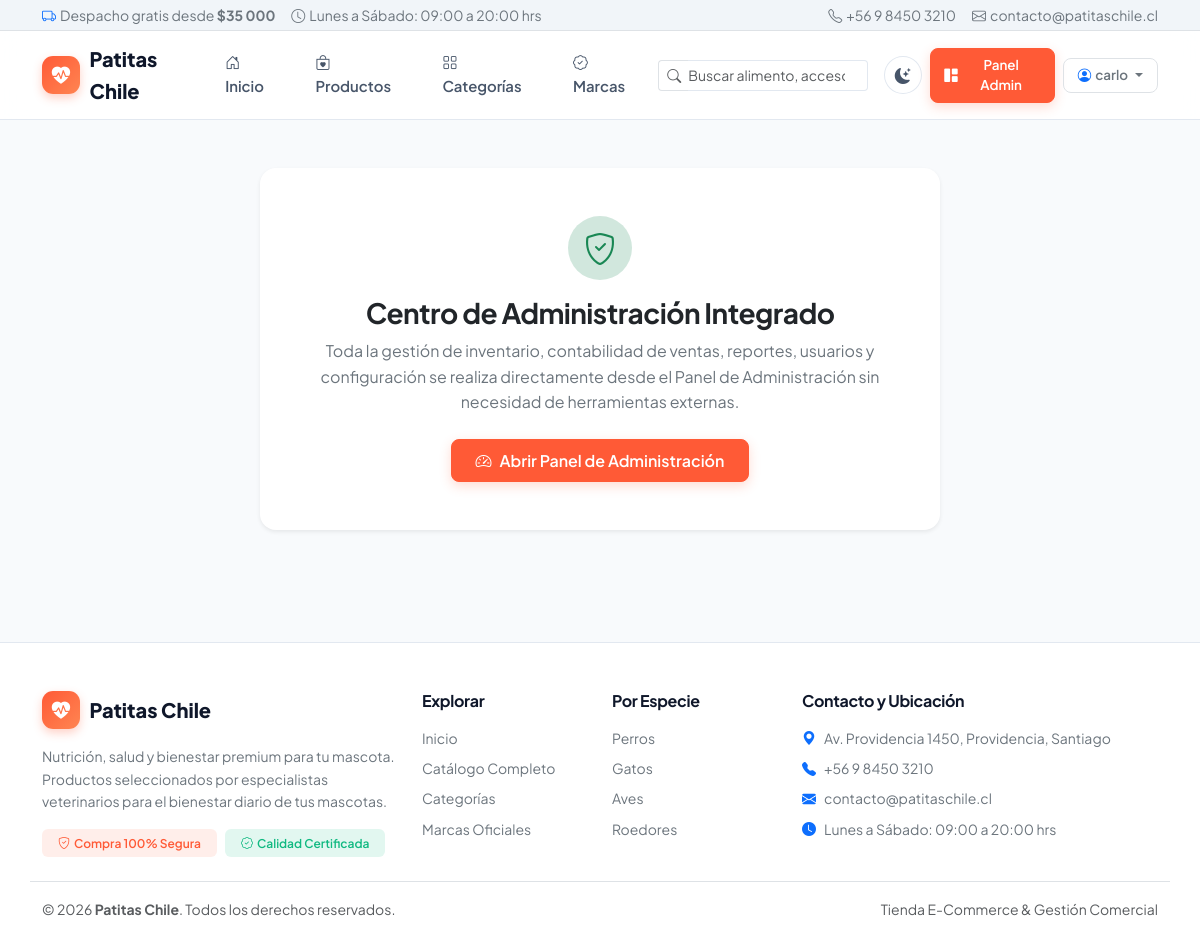
The page /api-docs/admin/ (signed in) on the database its author committed.
### webapp/models.py (models this page shows, shortened)
class ConfiguracionTienda(models.Model):
    nombre_tienda = models.CharField(max_length=100, default='Patitas Chile')
    slogan = models.CharField(max_length=200, default='Nutrición, salud y bienestar premium para tu mascota')
    email_contacto = models.EmailField(default='contacto@patitaschile.cl')
    telefono_contacto = models.CharField(max_length=30, default='+56 9 8450 3210')
    direccion = models.CharField(max_length=200, default='Av. Providencia 1450, Providencia, Santiago')
    horario_atencion = models.CharField(max_length=120, default='Lunes a Sábado: 09:00 a 20:00 hrs')
    iva_porcentaje = models.PositiveIntegerField(default=19)
    stock_minimo_alerta = models.PositiveIntegerField(default=10)
    envio_gratis_desde = models.PositiveIntegerField(default=35000)
    actualizado = models.DateTimeField(auto_now=True)
    class Meta:
        verbose_name = 'Configuración de Tienda'
        verbose_name_plural = 'Configuraciones de Tienda'
    @classmethod
    def obtener(cls):
        obj, _ = cls.objects.get_or_create(pk=1)
        return obj

### webapp/views.py (the view)
# urls.py: path('api-docs/admin/', views.api_docs_admin, name='api_docs_admin'),
@login_required(login_url='login')
def api_docs_admin(request):
    if not request.user.is_superuser:
        messages.error(request, 'Acceso denegado: se requieren permisos de superusuario.')
        return redirect('api_docs')
    return render(request, 'api_docs_admin.html')

### templates/api_docs_admin.html (shortened to what this page needs)
{% extends 'base.html' %}
{% block content %}
<div class="py-4 fade-in-up">
  <div class="card border-0 shadow-sm rounded-4 p-4 p-md-5 text-center mx-auto" style="max-width: 680px;">
    <div class="icon-box-lg bg-success-subtle text-success mx-auto mb-3 rounded-circle d-inline-flex align-items-center justify-content-center" style="width: 64px; height: 64px;">
      <i class="bi bi-shield-check fs-2"></i>
    </div>
    <h1 class="h3 fw-bold mb-2">Centro de Administración Integrado</h1>
    <p class="text-secondary mb-4">
      Toda la gestión de inventario, contabilidad de ventas, reportes, usuarios y configuración se realiza directamente desde el Panel de Administración sin necesidad de herramientas externas.
    </p>
    <div class="d-flex justify-content-center gap-3">
      <a href="{% url 'admin_api' %}" class="btn btn-primary px-4">
        <i class="bi bi-speedometer2 me-2"></i>Abrir Panel de Administración
      </a>
    </div>
  </div>
</div>
{% endblock %}

### templates/base.html (shortened to what this page needs)
{% load static %}
<!DOCTYPE html>
<html lang="es" data-bs-theme="light">
<head>
  <link href="https://cdn.jsdelivr.net/npm/bootstrap@5.3.3/dist/css/bootstrap.min.css" rel="stylesheet">
  <link rel="stylesheet" href="https://cdn.jsdelivr.net/npm/bootstrap-icons@1.11.3/font/bootstrap-icons.min.css">
  <link rel="stylesheet" href="{% static 'css/estilos.css' %}">
</head>
<body class="d-flex flex-column min-vh-100">
  <div class="border-bottom py-1 small" style="background-color: var(--bg-surface-alt);">
    <div class="container d-flex flex-wrap justify-content-between align-items-center gap-2">
      <div class="text-secondary d-flex align-items-center gap-3">
        <span><i class="bi bi-truck text-primary me-1"></i>Despacho gratis desde <strong>${{ config_tienda.envio_gratis_desde|floatformat:"0g" }}</strong></span>
        <span class="d-none d-md-inline"><i class="bi bi-clock me-1"></i>{{ config_tienda.horario_atencion }}</span>
      </div>
      <div class="text-secondary d-flex align-items-center gap-3">
        <span class="d-none d-sm-inline"><i class="bi bi-telephone me-1"></i>{{ config_tienda.telefono_contacto }}</span>
        <span><i class="bi bi-envelope me-1"></i>{{ config_tienda.email_contacto }}</span>
      </div>
    </div>
  </div>
  <nav class="navbar navbar-expand-lg navbar-patitas" aria-label="Navegación principal">
    <div class="container">
      <a class="brand-logo" href="{% url 'portal_home' %}">
        <span class="brand-icon"><i class="bi bi-heart-pulse-fill"></i></span>
        <span>{{ config_tienda.nombre_tienda }}</span>
      </a>
      <div class="d-flex align-items-center gap-2 order-lg-3">
        <button type="button" class="theme-toggle-btn" id="themeToggleBtn" aria-label="Cambiar modo de color" title="Cambiar modo claro/oscuro">
          <i class="bi bi-moon-stars-fill" id="themeToggleIcon"></i>
        </button>
        {% if user.is_authenticated %}
          {% if user.is_superuser %}
          <a class="btn btn-sm btn-primary d-inline-flex align-items-center gap-1" href="{% url 'admin_api' %}">
            <i class="bi bi-grid-1x2-fill"></i>
            <span>Panel Admin</span>
          </a>
          {% endif %}
          <div class="dropdown">
            <button class="btn btn-sm btn-outline-secondary dropdown-toggle d-inline-flex align-items-center gap-1 border" type="button" data-bs-toggle="dropdown" aria-expanded="false">
              <i class="bi bi-person-circle text-primary"></i>
              <span class="d-none d-sm-inline">{{ user.username }}</span>
            </button>
          </div>
        {% else %}
          <a class="btn btn-sm btn-primary px-3" href="{% url 'login' %}">
            <i class="bi bi-person-fill me-1"></i>Ingresar
          </a>
        {% endif %}
      </div>
      <div class="collapse navbar-collapse order-lg-2" id="navMenu">
        <ul class="navbar-nav mx-auto mb-2 mb-lg-0 gap-1">
          <li class="nav-item">
            <a class="nav-link {% if nav_home %}active{% endif %}" href="{% url 'portal_home' %}">
              <i class="bi bi-house-door me-1"></i>Inicio
            </a>
          </li>
          <li class="nav-item">
            <a class="nav-link {% if nav_productos %}active{% endif %}" href="{% url 'lista_productos' %}">
              <i class="bi bi-bag-heart me-1"></i>Productos
            </a>
          </li>
          <li class="nav-item">
            <a class="nav-link {% if nav_categorias %}active{% endif %}" href="{% url 'lista_categorias' %}">
              <i class="bi bi-grid me-1"></i>Categorías
            </a>
          </li>
          <li class="nav-item">
            <a class="nav-link {% if nav_marcas %}active{% endif %}" href="{% url 'lista_marcas' %}">
              <i class="bi bi-patch-check me-1"></i>Marcas
            </a>
          </li>
        </ul>
        <form action="{% url 'lista_productos' %}" method="get" class="d-flex me-lg-3 my-2 my-lg-0" role="search">
          <div class="input-group input-group-sm">
            <span class="input-group-text bg-transparent border-end-0 text-muted"><i class="bi bi-search"></i></span>
            <input type="search" name="q" value="{{ q_sel|default:'' }}" class="form-control border-start-0 ps-0" placeholder="Buscar alimento, accesorio..." aria-label="Buscar productos">
          </div>
        </form>
      </div>
    </div>
  </nav>
  <main class="{% block main_class %}container my-4 flex-grow-1{% endblock %}">
    {% block content %}
    {% endblock %}
  </main>
  <footer class="footer-patitas pt-5 pb-4">
    <div class="container">
      <div class="row g-4 pb-4 border-bottom">
        <div class="col-lg-4">
          <a class="brand-logo mb-3" href="{% url 'portal_home' %}">
            <span class="brand-icon"><i class="bi bi-heart-pulse-fill"></i></span>
            <span>{{ config_tienda.nombre_tienda }}</span>
          </a>
          <p class="small text-secondary mb-3">{{ config_tienda.slogan }}. Productos seleccionados por especialistas veterinarios para el bienestar diario de tus mascotas.</p>
          <div class="d-flex gap-2">
            <span class="badge badge-soft-primary px-3 py-2"><i class="bi bi-shield-check me-1"></i>Compra 100% Segura</span>
            <span class="badge badge-soft-success px-3 py-2"><i class="bi bi-patch-check me-1"></i>Calidad Certificada</span>
          </div>
        </div>
        <div class="col-6 col-md-4 col-lg-2">
          <h6 class="fw-bold mb-3">Explorar</h6>
          <ul class="list-unstyled small d-flex flex-column gap-2 mb-0">
            <li><a href="{% url 'portal_home' %}" class="text-secondary text-decoration-none">Inicio</a></li>
            <li><a href="{% url 'lista_productos' %}" class="text-secondary text-decoration-none">Catálogo Completo</a></li>
            <li><a href="{% url 'lista_categorias' %}" class="text-secondary text-decoration-none">Categorías</a></li>
            <li><a href="{% url 'lista_marcas' %}" class="text-secondary text-decoration-none">Marcas Oficiales</a></li>
          </ul>
        </div>
        <div class="col-6 col-md-4 col-lg-2">
          <h6 class="fw-bold mb-3">Por Especie</h6>
          <ul class="list-unstyled small d-flex flex-column gap-2 mb-0">
            <li><a href="{% url 'lista_productos' %}?especie=perro" class="text-secondary text-decoration-none">Perros</a></li>
            <li><a href="{% url 'lista_productos' %}?especie=gato" class="text-secondary text-decoration-none">Gatos</a></li>
            <li><a href="{% url 'lista_productos' %}?especie=ave" class="text-secondary text-decoration-none">Aves</a></li>
            <li><a href="{% url 'lista_productos' %}?especie=roedor" class="text-secondary text-decoration-none">Roedores</a></li>
          </ul>
        </div>
        <div class="col-md-4 col-lg-4">
          <h6 class="fw-bold mb-3">Contacto y Ubicación</h6>
          <ul class="list-unstyled small d-flex flex-column gap-2 mb-0 text-secondary">
            <li><i class="bi bi-geo-alt-fill text-primary me-2"></i>{{ config_tienda.direccion }}</li>
            <li><i class="bi bi-telephone-fill text-primary me-2"></i>{{ config_tienda.telefono_contacto }}</li>
            <li><i class="bi bi-envelope-fill text-primary me-2"></i>{{ config_tienda.email_contacto }}</li>
            <li><i class="bi bi-clock-fill text-primary me-2"></i>{{ config_tienda.horario_atencion }}</li>
          </ul>
        </div>
      </div>
      <div class="d-flex flex-wrap justify-content-between align-items-center pt-3 small text-muted">
        <div>© {% now "Y" %} <strong>{{ config_tienda.nombre_tienda }}</strong>. Todos los derechos reservados.</div>
        <div>Tienda E-Commerce & Gestión Comercial</div>
      </div>
    </div>
  </footer>
</body>
</html>

### static/css/estilos.css (style rules this page uses)
:root, [data-bs-theme="light"] { --bg-body: #f8fafc; --bg-surface: #ffffff; --bg-surface-alt: #f1f5f9; --bg-glass: rgba(255, 255, 255, 0.88); --text-main: #0f172a; --text-secondary: #475569; --text-muted: #64748b; --border-color: #e2e8f0; --border-subtle: #f1f5f9; --primary: #ff5a36; --primary-hover: #e04624; --primary-soft: rgba(255, 90, 54, 0.1); --primary-border: rgba(255, 90, 54, 0.25); --teal: #0d9488; --teal-soft: rgba(13, 148, 136, 0.1); --indigo: #4f46e5; --indigo-soft: rgba(79, 70, 229, 0.1); --amber: #f59e0b; --amber-soft: rgba(245, 158, 11, 0.12); --emerald: #10b981; --emerald-soft: rgba(16, 185, 129, 0.12); --rose: #ef4444; --rose-soft: rgba(239, 68, 68, 0.12); --shadow-xs: 0 1px 2px rgba(15, 23, 42, 0.04); --shadow-sm: 0 4px 12px -2px rgba(15, 23, 42, 0.06), 0 2px 6px -1px rgba(15, 23, 42, 0.04); --shadow-md: 0 12px 24px -4px rgba(15, 23, 42, 0.08), 0 4px 8px -2px rgba(15, 23, 42, 0.04); --shadow-lg: 0 20px 32px -8px rgba(15, 23, 42, 0.12); --radius-sm: 0.5rem; --radius-md: 0.875rem; --radius-lg: 1.25rem; --radius-xl: 1.5rem; --transition-base: all 0.24s cubic-bezier(0.16, 1, 0.3, 1); }
body { font-family: 'Plus Jakarta Sans', 'Inter', system-ui, -apple-system, sans-serif; background-color: var(--bg-body); color: var(--text-main); line-height: 1.6; -webkit-font-smoothing: antialiased; transition: background-color 0.25s ease, color 0.25s ease; }
h1, h2, h3, h4, h5, h6, .fw-display { font-family: 'Plus Jakarta Sans', system-ui, sans-serif; letter-spacing: -0.02em; color: var(--text-main); }
a { transition: var(--transition-base); }
.btn { border-radius: var(--radius-sm); font-weight: 600; padding: 0.55rem 1.15rem; transition: var(--transition-base); }
.btn-sm { padding: 0.38rem 0.85rem; font-size: 0.84rem; }
.btn-primary { background-color: var(--primary); border-color: var(--primary); color: #fff; box-shadow: 0 4px 12px rgba(255, 90, 54, 0.22); }
.form-control, .form-select { background-color: var(--bg-surface); border: 1px solid var(--border-color); color: var(--text-main); border-radius: var(--radius-sm); padding: 0.58rem 0.9rem; transition: var(--transition-base); }
.navbar-patitas { background: var(--bg-glass); backdrop-filter: blur(14px); -webkit-backdrop-filter: blur(14px); border-bottom: 1px solid var(--border-color); padding: 0.75rem 0; position: sticky; top: 0; z-index: 1030; }
.brand-logo { display: inline-flex; align-items: center; gap: 0.6rem; font-weight: 800; font-size: 1.25rem; color: var(--text-main) !important; text-decoration: none; }
.brand-icon { width: 38px; height: 38px; border-radius: 11px; background: linear-gradient(135deg, var(--primary) 0%, #ff8552 100%); color: #fff; display: inline-flex; align-items: center; justify-content: center; font-size: 1.15rem; box-shadow: 0 4px 10px rgba(255, 90, 54, 0.28); }
.navbar-patitas .nav-link { color: var(--text-secondary) !important; font-weight: 600; font-size: 0.93rem; padding: 0.5rem 0.9rem !important; border-radius: var(--radius-sm); transition: var(--transition-base); }
.theme-toggle-btn { width: 38px; height: 38px; border-radius: 50%; border: 1px solid var(--border-color); background: var(--bg-surface); color: var(--text-secondary); display: inline-flex; align-items: center; justify-content: center; cursor: pointer; transition: var(--transition-base); }
.card, .surface-card { background-color: var(--bg-surface); border: 1px solid var(--border-color); border-radius: var(--radius-lg); box-shadow: var(--shadow-sm); transition: var(--transition-base); }
.badge-soft-primary { background-color: var(--primary-soft); color: var(--primary); font-weight: 600; }
.badge-soft-success { background-color: var(--emerald-soft); color: var(--emerald); font-weight: 600; }
.footer-patitas { background-color: var(--bg-surface); border-top: 1px solid var(--border-color); color: var(--text-secondary); margin-top: 4rem; }
.fade-in-up { animation: fadeInUp 0.4s cubic-bezier(0.16, 1, 0.3, 1) both; }

### rows shown on the page
ConfiguracionTienda: envio_gratis_desde "35 000", horario_atencion "Lunes a Sábado: 09:00 a 20:00 hrs", telefono_contacto "+56 9 8450 3210", email_contacto "contacto@patitaschile.cl", nombre_tienda "Patitas Chile", slogan "Nutrición, salud y bienestar premium para tu mascota", direccion "Av. Providencia 1450, Providencia, Santiago"

### other values the page prints
{{ user.username }} "carlo"
